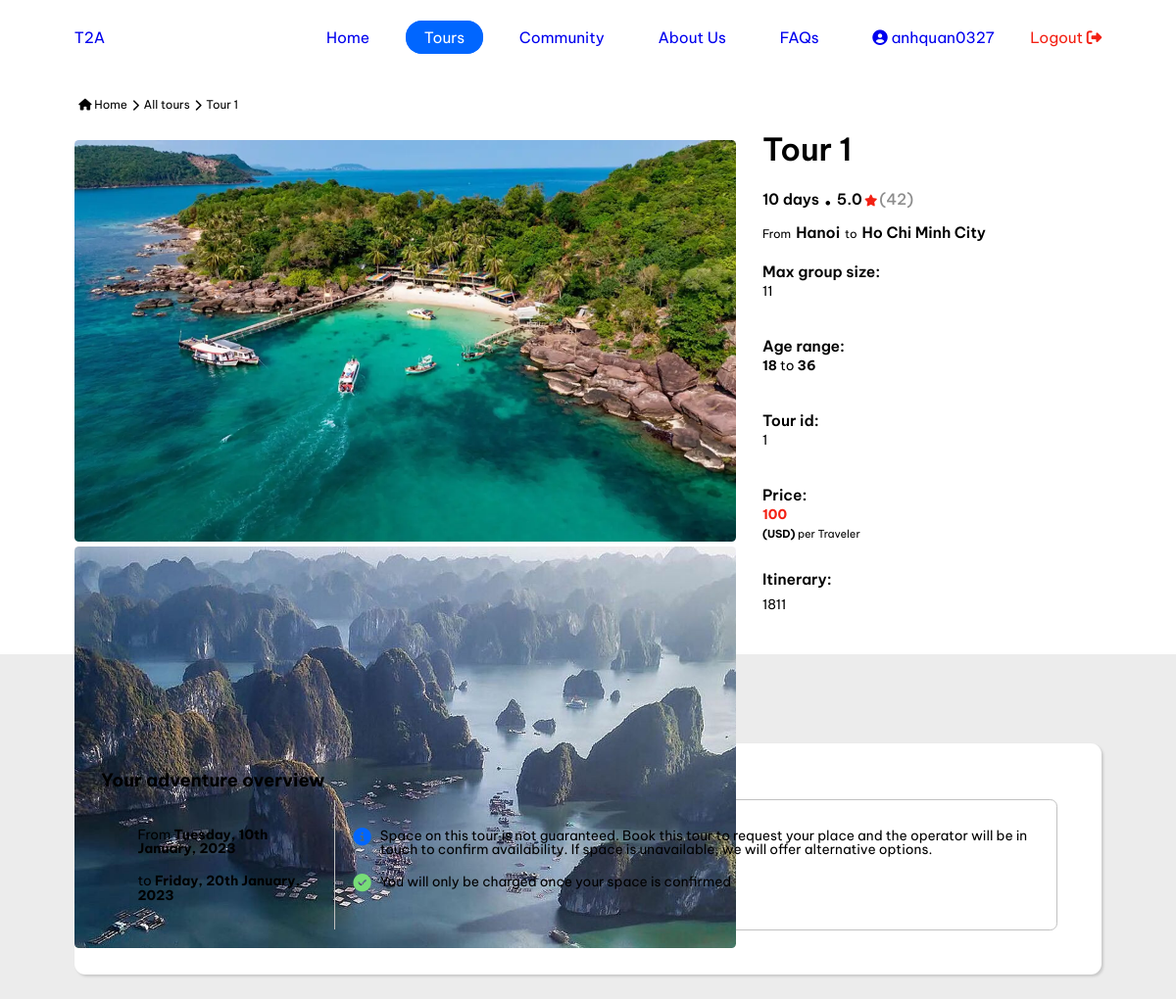
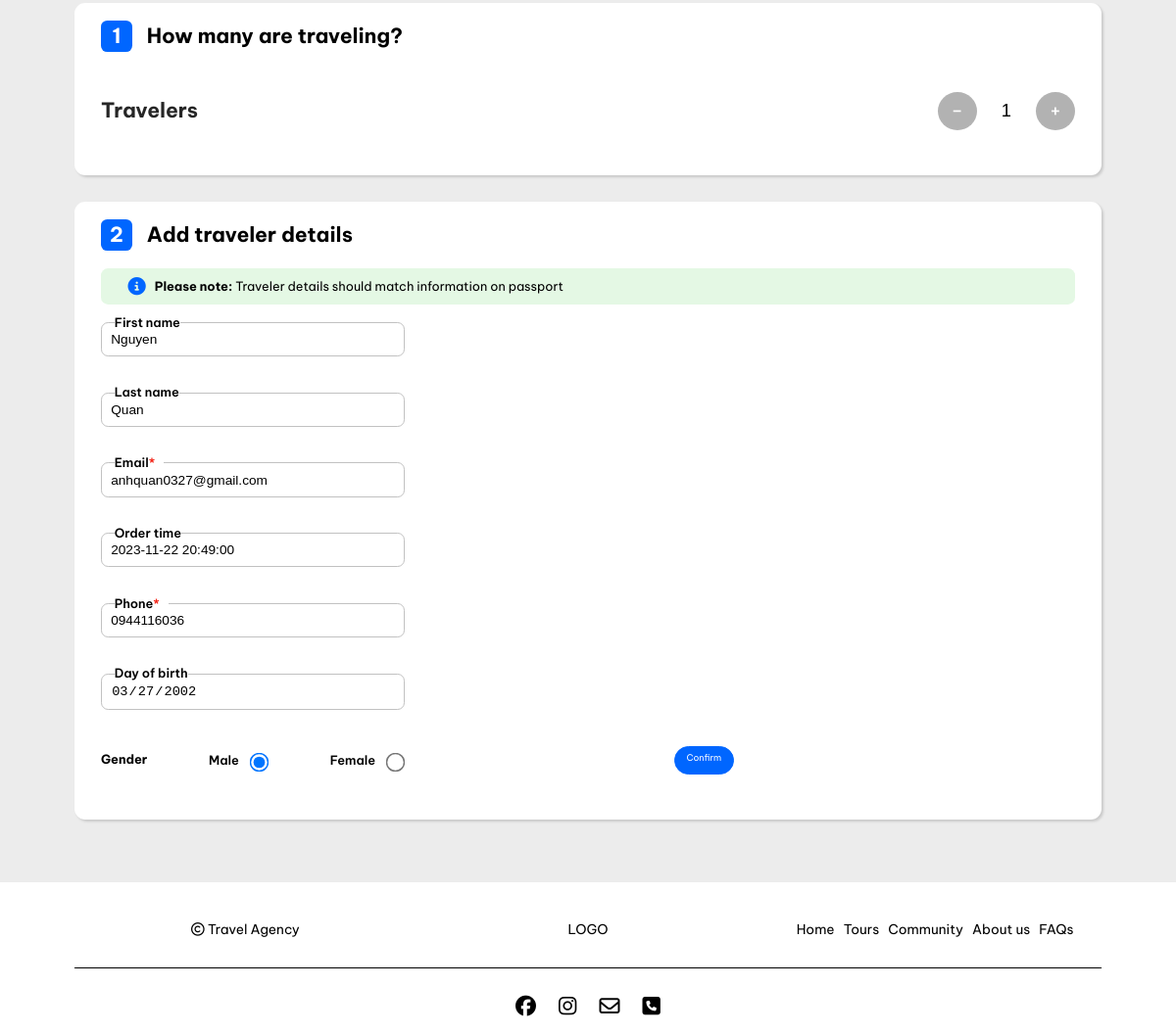
The app's page /tours/tour.php?id=1 (signed in), older data (2 pictures, top to bottom).
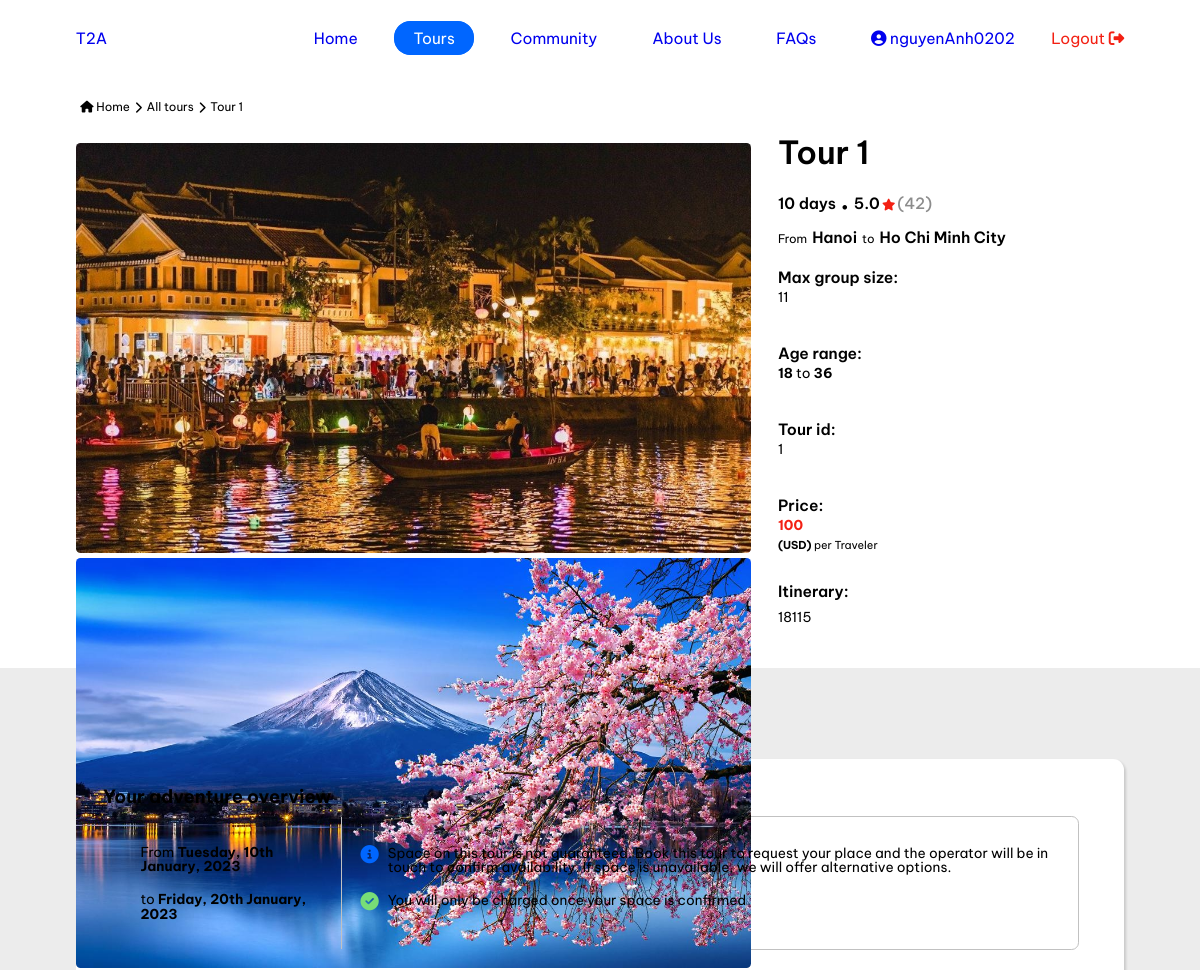
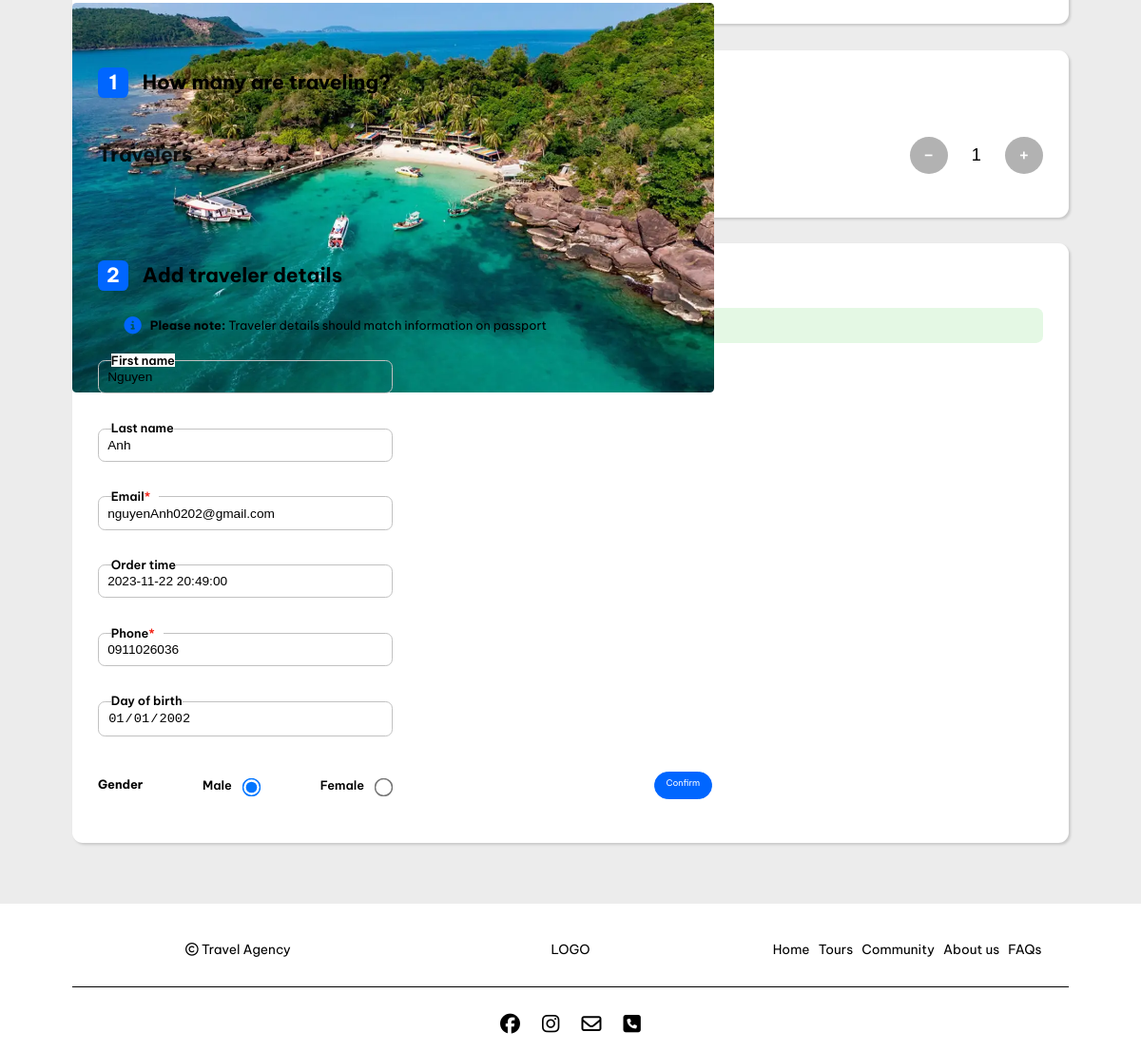
The same page, newer data (2 pictures, top to bottom).
### tables this page shows
CREATE TABLE `tour_image` (
  `image_ID` int(11) NOT NULL,
  `image_name` varchar(255) NOT NULL,
  `tour_ID` char(11) NOT NULL
);

CREATE TABLE `tour` (
  `tour_ID` char(11) NOT NULL,
  `tour_name` varchar(255) NOT NULL,
  `tour_price` int(11) NOT NULL,
  `tour_transport` varchar(50) NOT NULL,
  `tour_start` date NOT NULL,
  `tour_end` date NOT NULL,
  `tour_length` varchar(50) NOT NULL,
  `tour_number` tinyint(4) NOT NULL,
  `tour_from` varchar(255) NOT NULL,
  `tour_to` varchar(255) NOT NULL,
  `tour_itinerary` text NOT NULL,
  `supplier_ID` char(11) NOT NULL
);

CREATE TABLE `customer` (
  `customer_ID` char(11) NOT NULL,
  `customer_first_name` varchar(255) NOT NULL,
  `customer_last_name` varchar(255) NOT NULL,
  `customer_gender` varchar(8) NOT NULL,
  `customer_birthday` date NOT NULL,
  `customer_phone` char(12) NOT NULL,
  `customer_email` varchar(255) NOT NULL,
  `customer_address` text NOT NULL,
  `account_ID` char(11) NOT NULL
);

### admin/process/query.php (called while the page is built, shortened)
<?php
abstract class Connection {
    protected $connection,
    $host,
    $dbname,
    $username,
    $password;
    public function __construct() {
        $this->host = 'localhost';
        $this->dbname = 'tour_travel_agency';
        $this->username = 'root';
        $this->password = '';
        $this->connection = $this->connect();
    }
    public function connect() {
        try {
            $connection = new PDO("mysql:host=$this->host;dbname=$this->dbname",$this->username, $this->password);
            $connection->setAttribute(PDO::ATTR_DEFAULT_FETCH_MODE, PDO::FETCH_ASSOC);
            return $connection;
        } catch (Exception $e) {
            die($e->getMessage());
        }
    }
    public function prepareSQL($sql) {
        return $this->connection->prepare($sql);
    }
}
class Tour extends Connection {
    public function getEachData($data) {
        $sql = "SELECT * FROM tour WHERE tour_ID = :t_id";
        $select = $this->prepareSQL($sql);
        $select->execute($data);
        return $select->fetchAll();
    }
}
class TourImage extends Connection {
    public function getData($id) {
        $sql = "SELECT * FROM tour_image WHERE tour_ID = $id";
        $select = $this->prepareSQL($sql);
        $select->execute();
        return $select->fetchAll();
    }
}
class Account extends Connection {
    public function getEachDataLeftJoin($data) {
        $sql = "SELECT *
                FROM account a
                LEFT JOIN customer c ON a.account_ID = c.account_ID
                LEFT JOIN staff st ON a.account_ID = st.account_ID
                LEFT JOIN supplier s ON a.account_ID = s.account_ID
                WHERE a.account_ID = :id;";
        $select = $this->prepareSQL($sql);
        $select->execute($data);
        return $select->fetchAll();
    }
}

### tours/tour.php (the view, shortened to what the changed rows need)
<?php
require_once '../admin/process/query.php';
$tour = new Tour();
$tour_image = new TourImage();
$data = [
    't_id' => $_GET['id']
];
$id = $_GET['id'];
$tour_images = $tour_image->getData($id);
$value = $tour->getEachData($data)['0'];
?>
<!DOCTYPE html>
<html lang="en">
<head>
    <link rel="stylesheet" href="../css/base.css">
    <link rel="stylesheet" href="../css/main.css">
    <link rel="stylesheet" href="https://cdnjs.cloudflare.com/ajax/libs/font-awesome/6.4.2/css/all.min.css">
    <link rel="stylesheet" href="https://cdn.jsdelivr.net/npm/swiper@10/swiper-bundle.min.css"/>
</head>
<body>
    <div class="container__wrap">
        <header class="header grid__row grid__full-width">
            <ul class="nav grid__row">
                <?php
                    if(isset($_SESSION['account_role'])) {
                ?>
                    <li class="nav-item">
                        <a href="<?php
                        if($_SESSION['account_role'] > 3) {
                            echo '../user.php';
                        } else {
                            echo '../admin/tours.php';
                        }
                        ?>" class="nav-link">
                            <i class="fa-solid fa-circle-user"></i>
                        <span><?php echo $_SESSION['account_username'] ?></span>
                    </a>
                </li>
                <li class="nav-item logout-item grid__row">
                    <a href="../admin/process/logout.php" class="log-out">
                        Logout
                        <i class="fa-solid fa-right-from-bracket"></i>
                    </a>
                </li>
                <?php } ?>
            </ul>
        </header>
    </div>
    <div class="container__wrap container">
        <div class="breadscrumb grid__row">
            <a href="../home.html" class="grid__row">
                <i class="fa-solid fa-house"></i>
                Home
            </a>
            <i class="fa-solid fa-chevron-right"></i>
            <a href="../tours.php">All tours</a>
            <i class="fa-solid fa-chevron-right"></i>
            <span href="./tour.html">
                <?php echo $value['tour_name']?>
            </span>
        </div>
        <div class="detail-tour__hero grid__row">
            <div class="detail-tour__img">
                <div class="swiper">
                    <div class="swiper-wrapper">
                        <?php foreach($tour_images as $tour_image) :?>
                        <div class="img swiper-slide">
                            <img class="" src="./img/<?php echo $tour_image['image_name'] ?>" alt="">
                        </div>
                        <?php endforeach;?>
                    </div>
                </div>
            </div>
            <div class="detail-tour__description">
                <h1><?php echo $value['tour_name']?></h1>
                <span class="detail__tour-length"><?php echo $value['tour_length']?></span>
                <i class="fa-solid fa-circle"></i>
                <span class="detail__tour-rate">5.0</span>
                <i class="fa-solid fa-star"></i>
                <span class="detail__tour-rate-number">(42)</span>
                <div class="start-end">
                    From
                    <span><?php echo $value['tour_from']?></span>
                    to
                    <span><?php echo $value['tour_to']?></span>
                </div>
                <div class="detail__tour-other grid__row">
                    <div class="detail__tour-max">
                        <span>Max group size:</span>
                        <p><?php echo $value['tour_number']?></p>
                    </div>
                    <div class="detail__tour-age">
                    </div>
                    <div class="detail__tour-id">
                        <span>Tour id:</span>
                        <p><?php echo $value['tour_ID']?></p>
                    </div>
                    <div class="detail__tour-price">
                        <span>Price:</span>
                        <p id="unit_price" class="money"><?php echo $value['tour_price']?></p>
                        <span><b>(USD)</b> per Traveler</span>
                    </div>
                    <div class="detail__tour-itinerary">
                        <span>Itinerary:</span>
                        <p><?php echo $value['tour_itinerary']?></p>
                    </div>
                </div>
            </div>
        </div>
    </div>
    <div class="tour-input">
        <div class="container__wrap">
            <div class="tour-overview tour-ticket-box">
                <h1>Your adventure overview</h1>
                <div class="overview-tab grid__row">
                    <div class="day-start-end">
                        <?php
                            $tourStart = $value['tour_start'];
                            $tourEnd = $value['tour_end'];
                            $formattedStart = date("l, jS F, Y", strtotime($tourStart));
                            $formattedEnd = date("l, jS F, Y", strtotime($tourEnd));
                        ?>
                        <div class="day-start">From <b><?php echo $formattedStart?></b></div>
                        <div class="day-end">to <b><?php echo $formattedEnd?></b></div>
                    </div>
                </div>
            </div>
            <form action="" method="post" enctype="multipart/form-data">
                <div class="tour-detail-booking tour-ticket-box">
                    <?php
                    $account = new Account();
                    if(isset($_SESSION['account_role'])) {
                        $data = [
                            'id' => $_SESSION['account_ID']
                        ];
                        $value = $account->getEachDataLeftJoin($data)['0'];
                        $role = $_SESSION['account_role'];
                    }
                    ?>
                    <div class="grid__row">
                        <div class="detail form-ticket grid__row">
                            <div class="input-detail">
                                <div class="first-name">
                                    <label for="first" class="readonly">First name</label>
                                    <input type="text" name="firstName" readonly id="first" value="<?php
                                    if(isset($role)) {
                                        if($role < 3) {
                                            echo $value['staff_first_name'];
                                        } else if($role == 4) {
                                            echo $value['customer_first_name'];
                                        }
                                    }?>">
                                </div>
                            </div>
                            <div class="input-detail">
                                <div class="last-name">
                                    <label for="last" class="readonly">Last name</label>
                                    <input type="text" readonly name="lastName" id="last" value="<?php
                                    if(isset($role)) {
                                        if($role < 3) {
                                            echo $value['staff_last_name'];
                                        } else if($role == 4) {
                                            echo $value['customer_last_name'];
                                        }
                                    }?>">
                                </div>
                            </div>
                            <div class="input-detail">
                                <div class="email">
                                    <label>Email</label>
                                    <input type="text" name="email" id="email" value="<?php
                                    if(isset($role)) {
                                        if($role < 3) {
                                            echo $value['staff_email'];
                                        } else if($role == 4) {
                                            echo $value['customer_email'];
                                        }
                                    }?>">
                                </div>
                            </div>
                            <div class="input-detail">
                                <div class="phone">
                                    <label>Phone</label>
                                    <input type="text" name="phone" id="phone" value="<?php
                                    if(isset($role)) {
                                        if($role < 3) {
                                            echo $value['staff_phone'];
                                        } else if($role == 4) {
                                            echo $value['customer_phone'];
                                        }
                                    }?>">
                                </div>
                            </div>
                            <div class="input-detail">
                                <div class="day-of-birth">
                                    <label for="day-of-birth" class="readonly">Day of birth</label>
                                    <input type="date" readonly name="birthDay" id="day-of-birth" value="<?php
                                    if(isset($role)) {
                                        if($role == 4) {
                                            echo $value['customer_birthday'];
                                        }
                                    }
                                    ?>">
                                </div>
                            </div>
                            <div class="input-detail input-gender">
                                <div class="gender">
                                    <div class="gender-box grid__row">
                                        <h2>Gender</h2>
                                        <div class="gender-male grid__row">
                                            <label class="readonly">Male</label>
                                            <input type="radio" name="gender" value="Male" <?php if(isset($role)  && $role == 4 && $value['customer_gender'] == 'Male') {echo 'checked';}?>>
                                        </div>
                                        <div class="gender-female grid__row">
                                            <label class="readonly">Female</label>
                                            <input type="radio" name="gender" value="Female" <?php if(isset($role)  && $role == 4 && $value['customer_gender'] == 'Female') {echo 'checked';}?>>
                                        </div>
                                    </div>
                                </div>
                            </div>
                        </div>
                    </div>
                </div>
            </form>
        </div>
    </div>
</body>
</html>

Row changes from the older to the newer data that the page shows:
removed tour_image: image_name (picture)
changed tour "Tour 1": tour_itinerary "1811" → "18115"
added tour_image: image_name (picture)
added tour_image: image_name (picture)
changed customer "Nguyen": lastName "Quan" → "Anh"; email "anhquan0327@gmail.com" → "nguyenAnh0202@gmail.com"; phone "0944116036" → "0911026036"; birthDay "03/27/2002" → "01/01/2002"
Text that changed along with them:
$_SESSION['account_username']: "anhquan0327" → "nguyenAnh0202"
